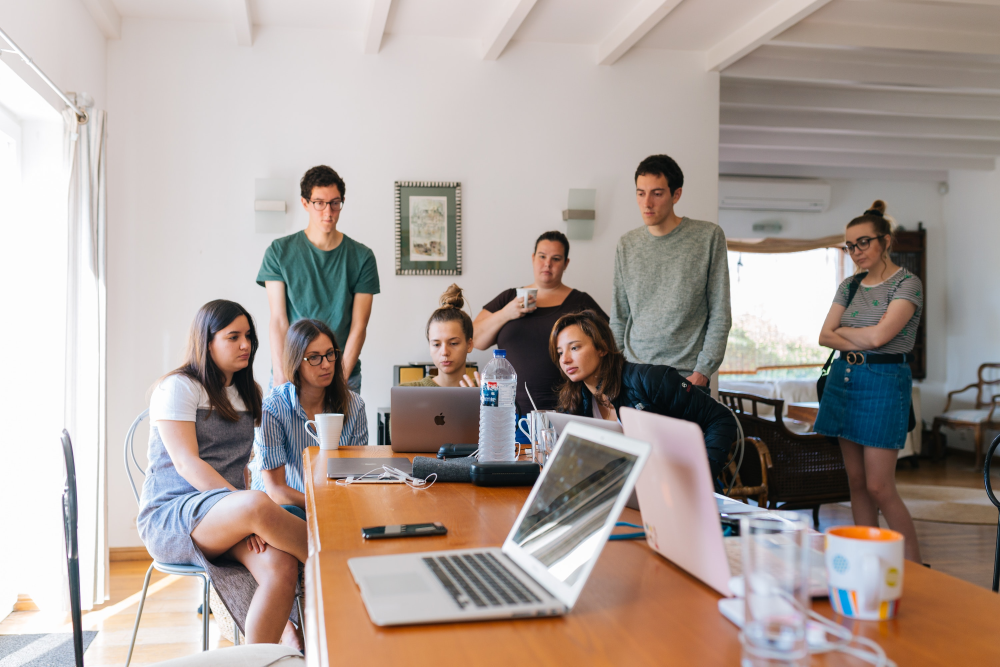
#> input picture images/1.jpg, 3000 x 2000 px, found by its file name (shown at 1/3 size); its folder holds 3 pictures in this run
$ python __main__.py
#> lines starting #> are read from the running program, lines starting #| are printed output that depends on the picture
### src/image_tools.py
import logging
import os
from typing import List

import cv2
import numpy

WIDTH, HEIGHT = 1200, 800

logging.basicConfig(level='INFO')


# Get images
def get_image_paths_and_names(folder_path: str) -> List[str]:
#> called with folder_path = 'images'
    image_path_list, image_name_list = [], []
    with os.scandir(folder_path) as entries:
        for entry in entries:
            if entry.is_file() and entry.name.endswith('jpg'):
                image_path = os.path.join(folder_path, entry.name)
                image_path_list.append(image_path)
                image_name_list.append(entry.name)
    return image_path_list, image_name_list


def read_images(image_path_list: List[str]) -> numpy.ndarray:
    return [cv2.imread(image_path) for image_path in image_path_list]
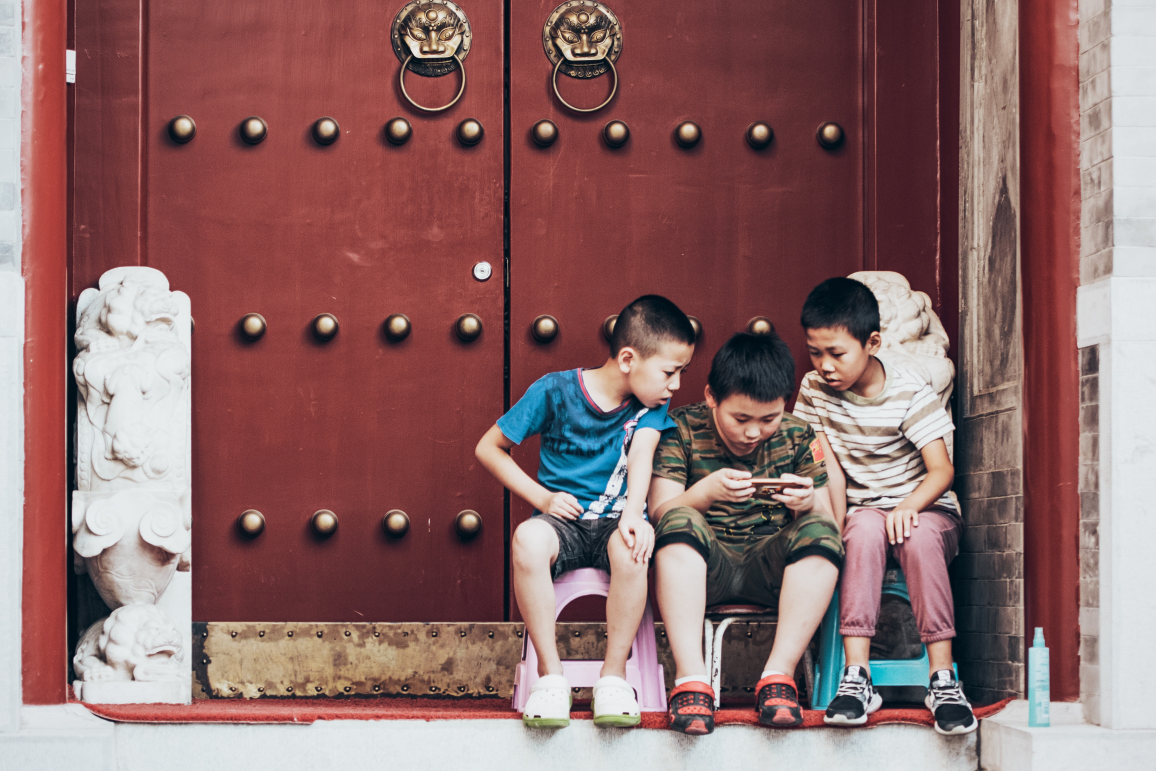
#> input picture images/2.jpg, 4622 x 3081 px, found by its file name (shown at 1/4 size)
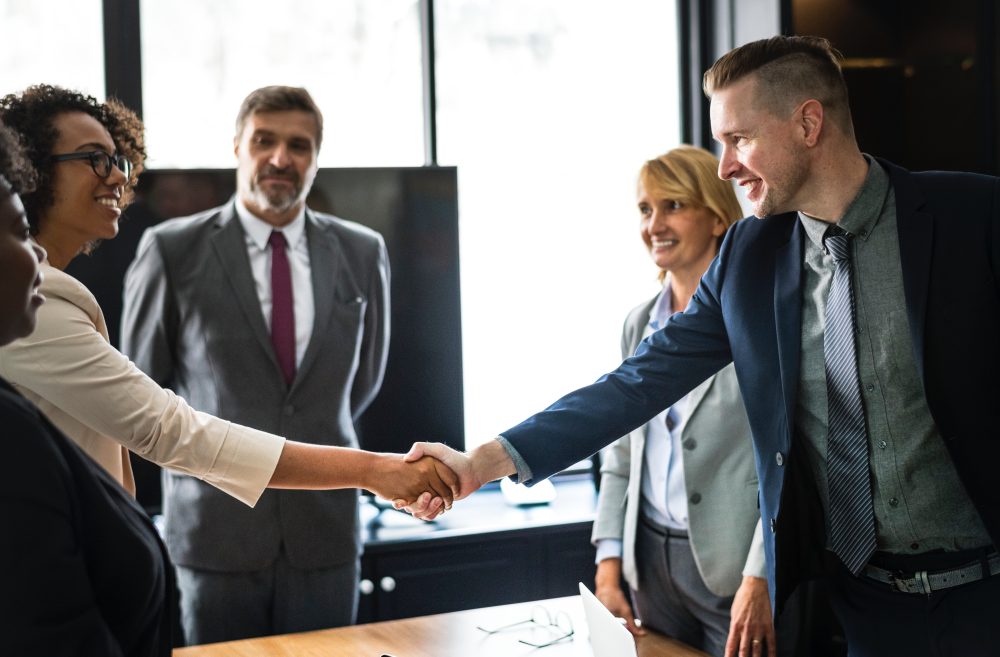
#> input picture images/3.jpg, 4000 x 2627 px, found by its file name (shown at 1/4 size)


def load_images(folder_path):
    logging.info(f'Loading the images of the following folder : {folder_path}')
    image_path_list, image_name_list = get_image_paths_and_names(folder_path)
    image_list = read_images(image_path_list)
#> image_list = 3 items
    return image_list, image_name_list


# Detect faces
def resize_images(image_list: List[numpy.ndarray]) -> List[numpy.ndarray]:
    return [cv2.resize(image, (WIDTH, HEIGHT)) for image in image_list]


# Save images
# [6 lines left out: function convert_to_jpeg, not called in this run]


def save_binary_file(filepath, binary_data):
    with open(filepath, 'wb') as file:
        file.write(binary_data)


# [7 lines left out: function save_images, not called in this run]

### src/blur_faces_tools.py
import logging
from typing import List

import cv2
import face_recognition
import numpy

from src.image_tools import resize_images

logging.basicConfig(level='INFO')

IMAGE_FOLDER = 'images'
WIDTH, HEIGHT = 1200, 800
GAUSSIAN_KERNEL_SIZE = (345, 345)
X_STANDARD_DEVIATION = 0


# Detect faces
# [6 lines left out: function rescale_face_boxes, not called in this run]


def detect_faces_in_images(image_list):
    logging.info(f'Detecting faces in {len(image_list)} images')
    resized_image_list = resize_images(image_list)
    rescaled_face_boxes_batch = [face_recognition.face_locations(resized_image) for resized_image in resized_image_list]
    image_shape_list = [image.shape for image in image_list]
    face_boxes_batch = [rescale_face_boxes(face_boxes, image_shape) for face_boxes, image_shape in
                        zip(rescaled_face_boxes_batch, image_shape_list)]
    return face_boxes_batch


# Blur faces
def crop_faces(image: numpy.ndarray, face_boxes) -> List[numpy.ndarray]:
    return [image[top:bottom, left:right] for top, right, bottom, left in face_boxes]


# [20 lines left out: functions blur_faces_in_image, blur_faces_in_images, not called in this run]

### src/__main__.py
from src.blur_faces_tools import detect_faces_in_images, blur_faces_in_images
from src.image_tools import load_images, save_images

IMAGE_FOLDER = 'images'


def blur_faces_usecase():
    image_list, image_name_list = load_images(IMAGE_FOLDER)
#> image_list = 3 items; image_name_list = ['1.jpg', '2.jpg', '3.jpg']
    face_boxes_batch = detect_faces_in_images(image_list)
#> in detect_faces_in_images, `resized_image_list = resize_images(image_list)`: resized_image_list = 3 items
    blurred_images = blur_faces_in_images(image_list, face_boxes_batch)
    save_images(blurred_images, image_name_list, IMAGE_FOLDER)


if __name__ == '__main__':
    blur_faces_usecase()
#> (the call stopped at in detect_faces_in_images, `rescaled_face_boxes_batch = [face_recognition.face_locations(resized_i..`: face_recognition is not available in this run)
